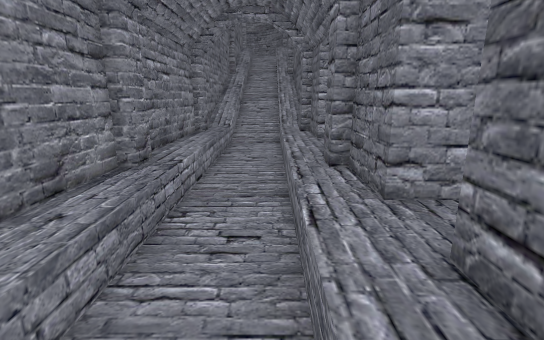
view 1 (above)

16 first-person views from a walk through a 3-D level made in the Godot game engine. The camera is 1.4 m above the floor, tilts 14° down and sees 85° across. The floor is counted in squares, 0.5 m on a side. Each view is taken from the middle of a square. On the plan, view 1 faces up. The plan holds only what a view shows up to about 20 squares ahead; the rest is blank. The place goes on beyond the plan.

view 2
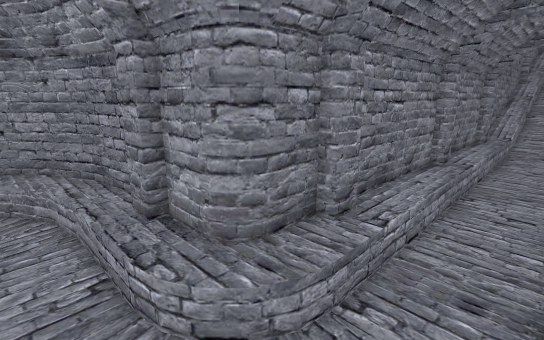

view 3
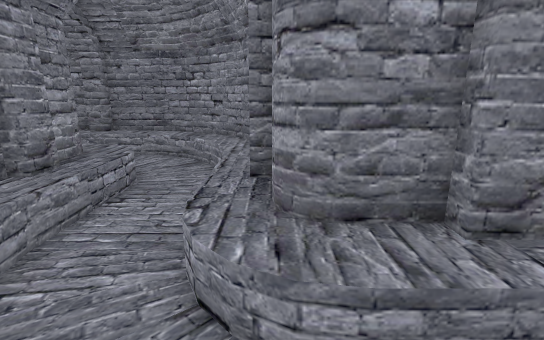

view 4
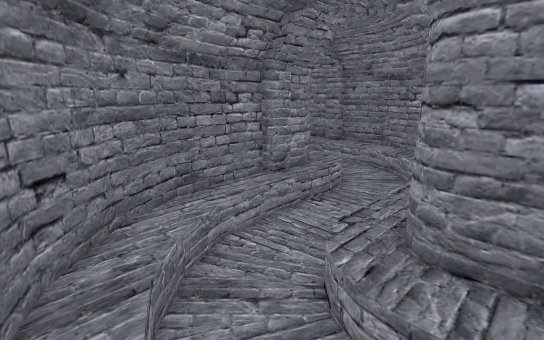

view 5
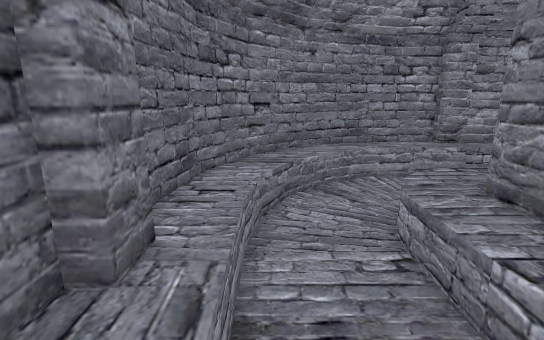

view 6
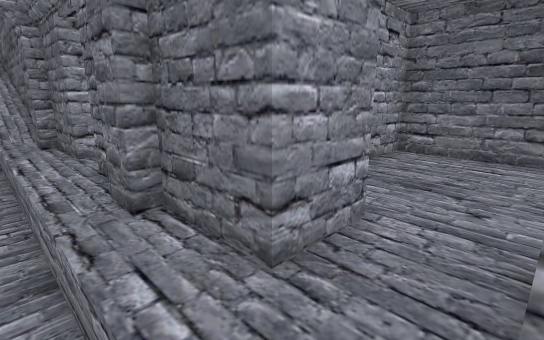

view 7
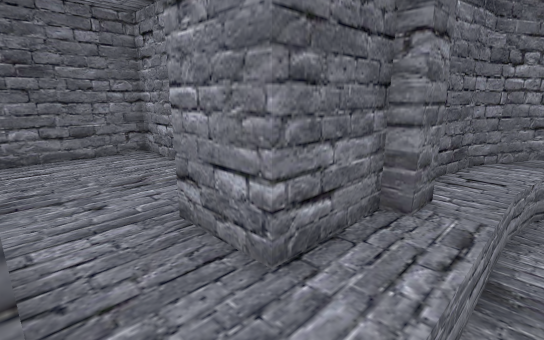

view 8
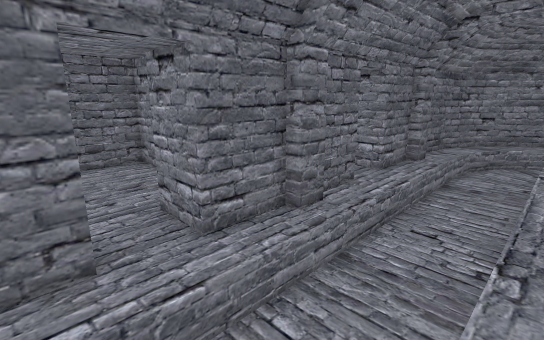

view 9
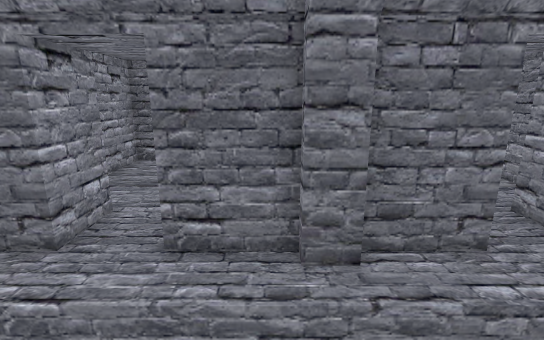

view 10
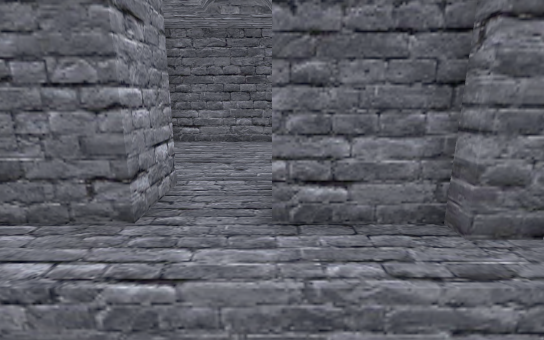

view 11
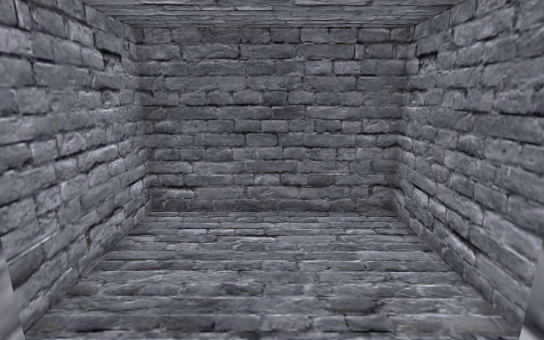

view 12
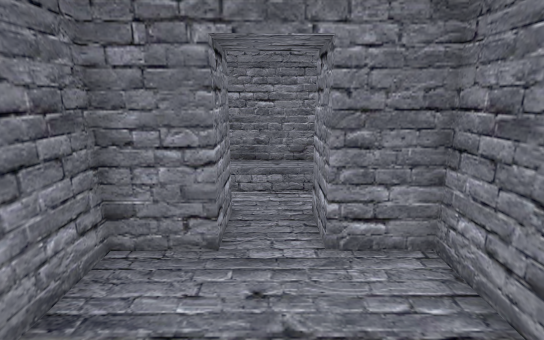

view 13
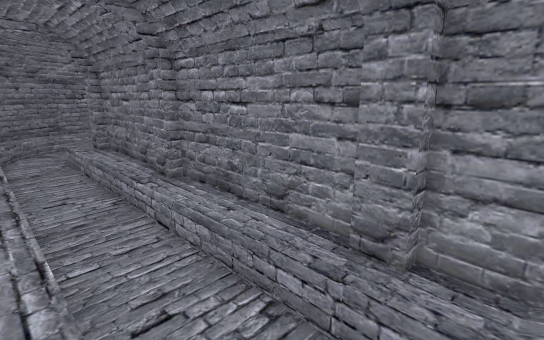

view 14
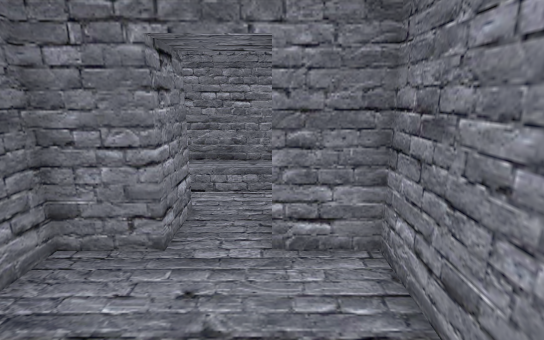

view 15
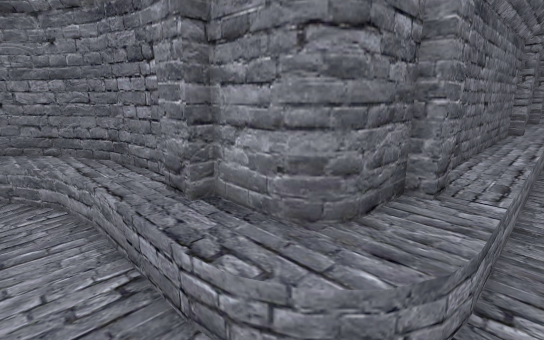

view 16
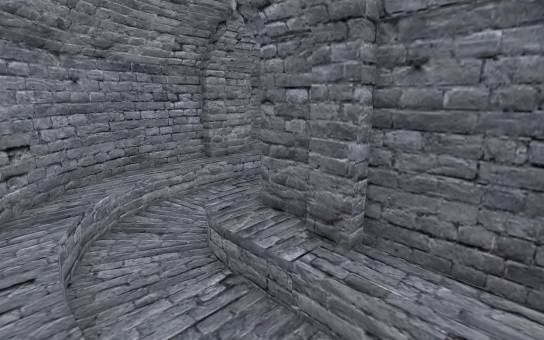

### Floor plan
Key: @ floor where view 1 was taken; # wall or solid block; . main floor; - floor 0.5 m lower than the main floor; / step, stairs or slope.
Columns run from 16 left of view 1 to 10 right of it. Each row starts with its distance up from view 1.
 18             #.---.
 17             #.---.#
 16             #.---.#
 15             #.---.# #######
 14             #.---.# #.....#
 13             #.---.###.....#
 12             #.---.........#
 11             #.---.###.....#
 10             #.---.# #.....#
  9             #.---.# #######
  8             #.---.#
  7             #.---.# #######
  6             #.---.# #.....#
  5             #.---.###.....#
  4             #.---.........#
  3             #.---.###.....#
  2             #.---.# #.....#
  1             #.---.# #######
  0             #.--@.#
 -1             #.---.#
 -2             #.---.#
 -3     #########/---.#
 -4   ###......./---/.#
 -5  ##../----------.##
 -6  #./-----------/.#
 -7  #.----------/..##
 -8  //---/.......###
 -9  .---/#########
-10 /.---.#
-11 /.---.#
-12  . --.#
-13 #.  -.#
-14     -.#
-15  /  -.#

Positions as (right, up) in squares from view 1, and headings:
1: (0, 0), facing up
2: (0, -6), facing up-left
3: (0, -3), facing left
4: (1, -1), facing down-left
5: (0, 3), facing down
6: (0, 3), facing up-right
7: (0, 5), facing down-right
8: (-3, 14), facing down-right
9: (-3, 9), facing right
10: (-2, 11), facing right
11: (3, 12), facing right
12: (9, 12), facing left
13: (1, 18), facing down-left
14: (9, 5), facing left
15: (-12, -6), facing down-right
16: (-15, -15), facing up-right
